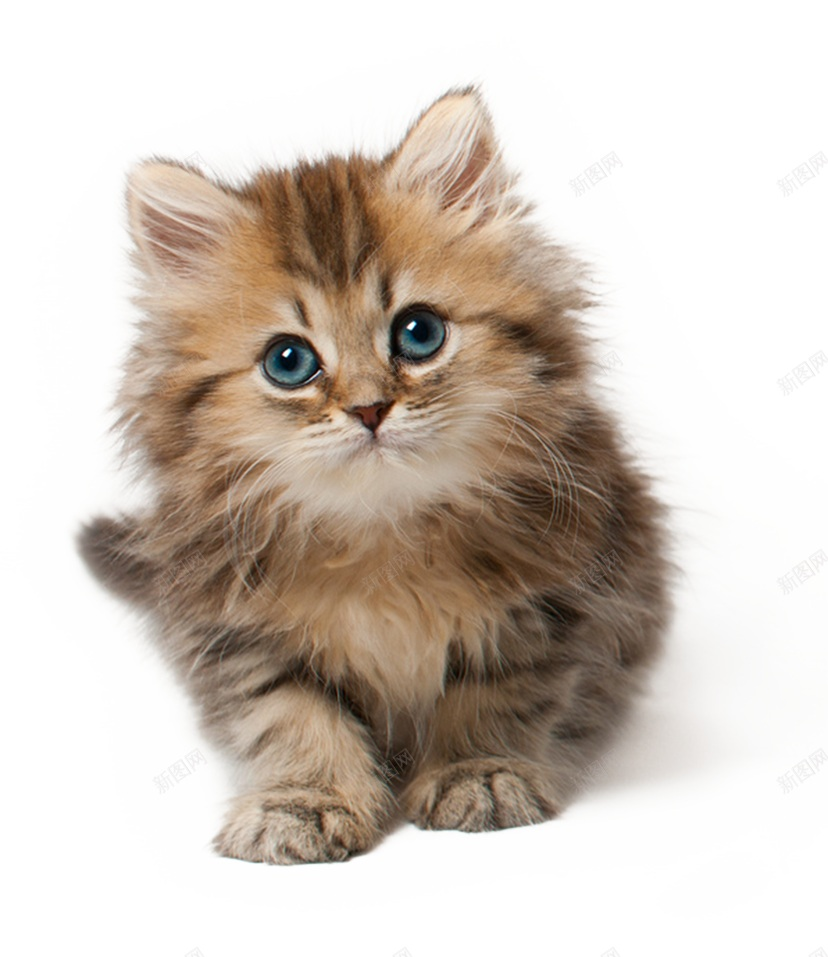
#> input picture test_2.png, 828 x 957 px
$ python chapter1_transform_color_cook_3.py
#> lines starting #> are read from the running program, lines starting #| are printed output that depends on the picture
import cv2
import numpy as np
import matplotlib.pyplot as plt

def imgBrightness(img1, c, b):
    rows, cols, channels = img1.shape
    blank = np.zeros([rows, cols, channels], img1.dtype) #生成满足图片矩阵大小的空白矩阵
    #shape：创建的新数组的形状（维度）。
    #dtype：创建新数组的数据类型。
    #返回值：给定维度的全零数组
    rst = cv2.addWeighted(img1, c, blank, 1-c, b)
    #函数cv2.addWeighted（）的主要功能就是将两幅图像合成为一幅图像 ，但是由于blank是空的而且大小和原图相同，所以就可以
    #而第二个，第四个和第五个参数是ɑ，β，γ 分别是alpha: 第一幅图像的权重(取值范围为 0 到 1)beta: 第二幅图像的权重(取值范围为 0 到 1)gamma: 求和后的偏移量
    return rst #返回生成的图片
img = cv2.imread('test_2.png')
#> img is the input picture: shape (957, 828, 3); mean B, G, R 191, 199.9, 209.8
dst = imgBrightness(img, 0.8, 0) #变暗
#> in imgBrightness, `rst = cv2.addWeighted(img1, c, blank, 1-c, b)`:
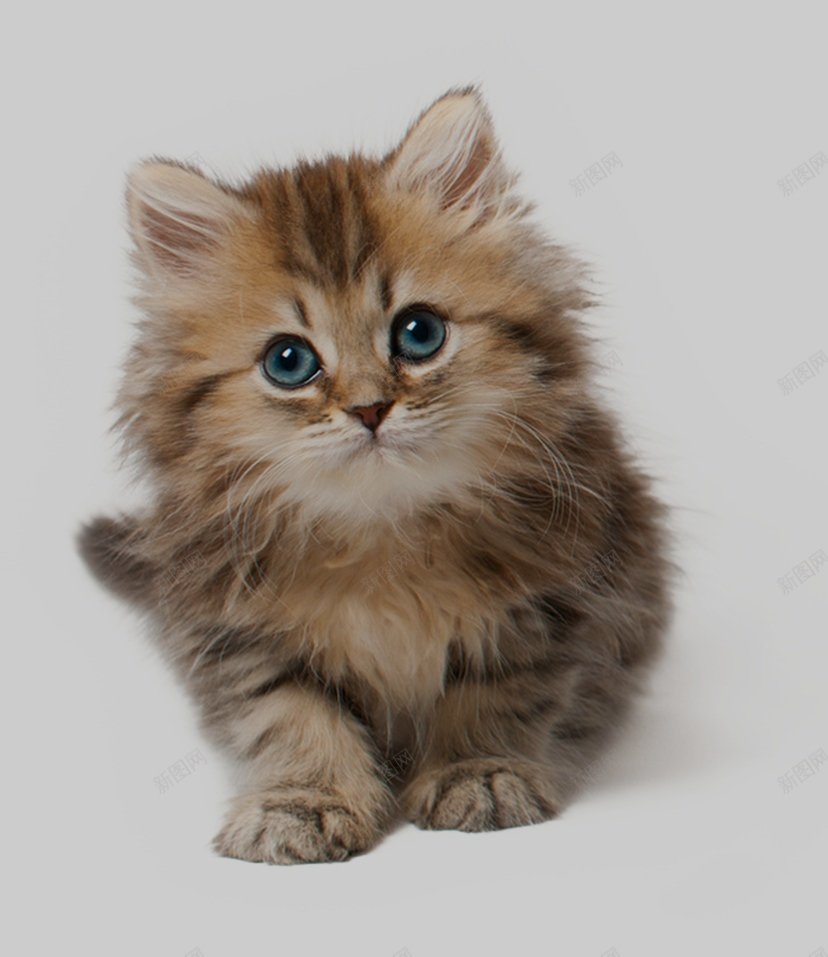
#> rst: shape (957, 828, 3); mean B, G, R 152.8, 159.9, 167.8
dst2 = imgBrightness(img, 1.2, 0) #变亮
#> call 2 of imgBrightness, with c = 1.2, b = 0
#> in imgBrightness (call 2), `rst = cv2.addWeighted(img1, c, blank, 1-c, b)`:
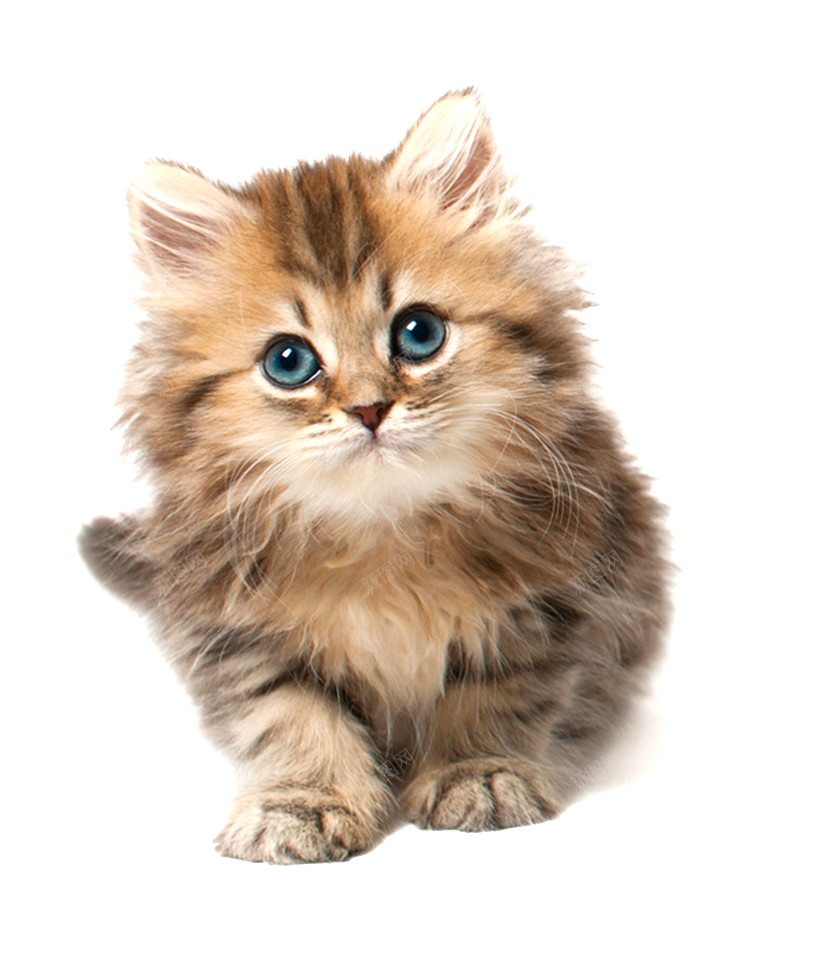
#> rst: shape (957, 828, 3); mean B, G, R 201, 211.4, 223

cv2.namedWindow("origin",0)
cv2.resizeWindow("origin", 1223, 500)# 高*宽，改变窗口大小
cv2.imshow('origin',img)

cv2.namedWindow("enhanced",0)
cv2.resizeWindow("enhanced", 1223, 500)
cv2.imshow('enhanced',dst)

cv2.namedWindow("enhanced2",0)
cv2.resizeWindow("enhanced2", 1223, 500)
cv2.imshow('enhanced2',dst2)

cv2.waitKey(0)
cv2.destroyAllWindows()  # 销毁/关闭所有窗口

$ run again, with test_4.png copied over test_2.png
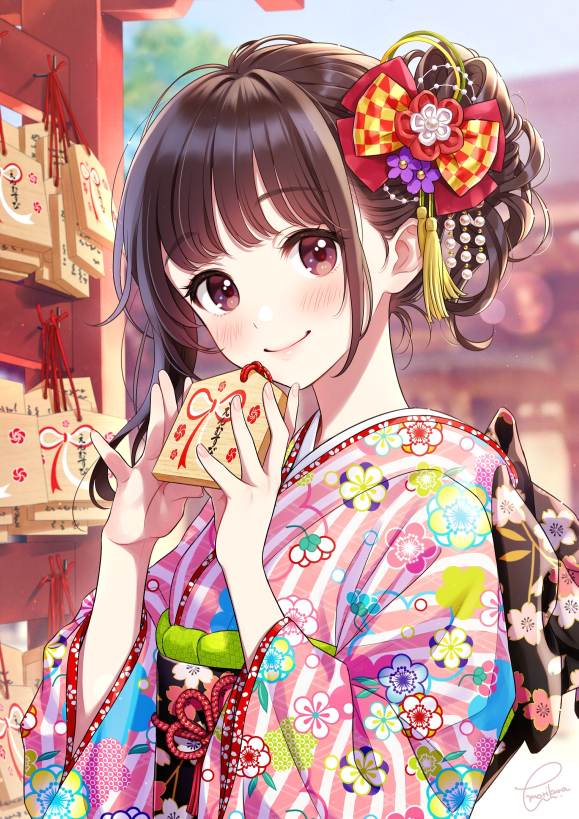
#> input picture test_4.png, 1157 x 1637 px (shown at 1/2 size)
#> img is the input picture: shape (1637, 1157, 3); mean B, G, R 147.7, 150.6, 191.5
#> in imgBrightness, `rst = cv2.addWeighted(img1, c, blank, 1-c, b)`:
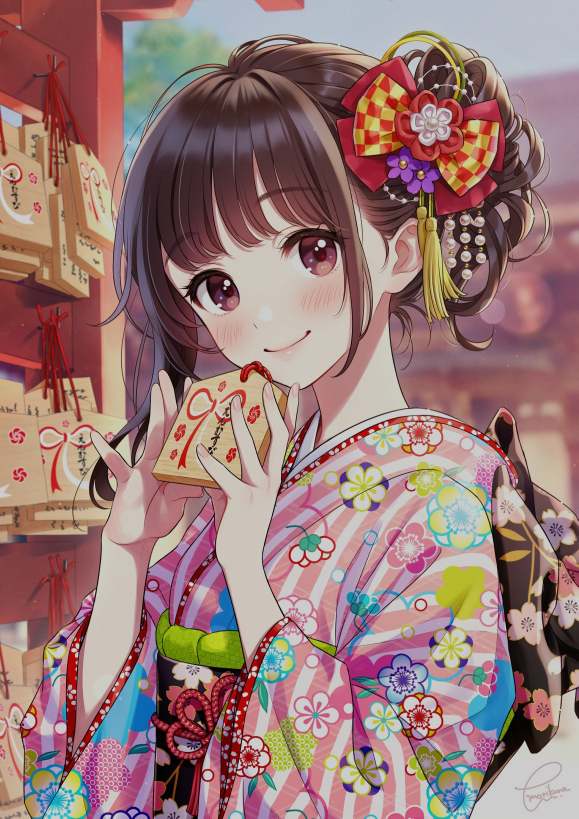
#> rst: shape (1637, 1157, 3) (shown at 1/2 size); mean B, G, R 118.2, 120.5, 153.2
#> in imgBrightness (call 2), `rst = cv2.addWeighted(img1, c, blank, 1-c, b)`:
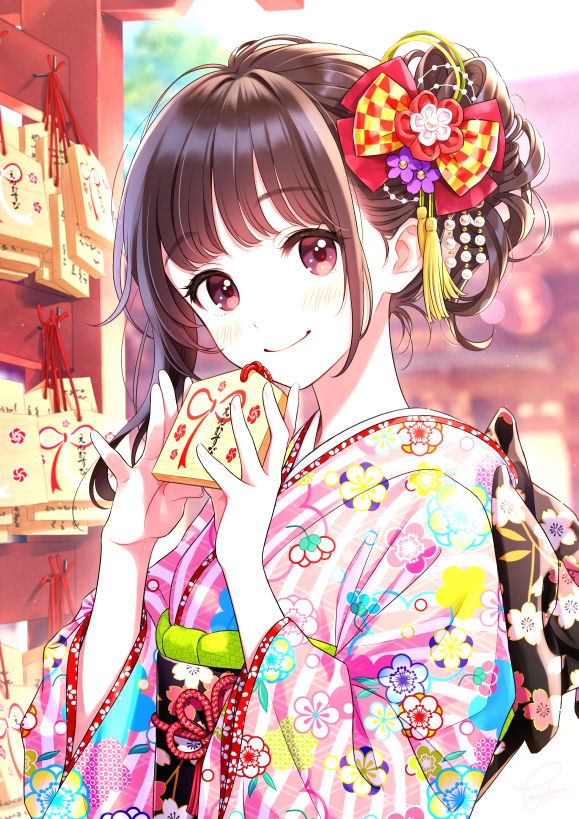
#> rst: shape (1637, 1157, 3) (shown at 1/2 size); mean B, G, R 168.9, 171.2, 211.4
